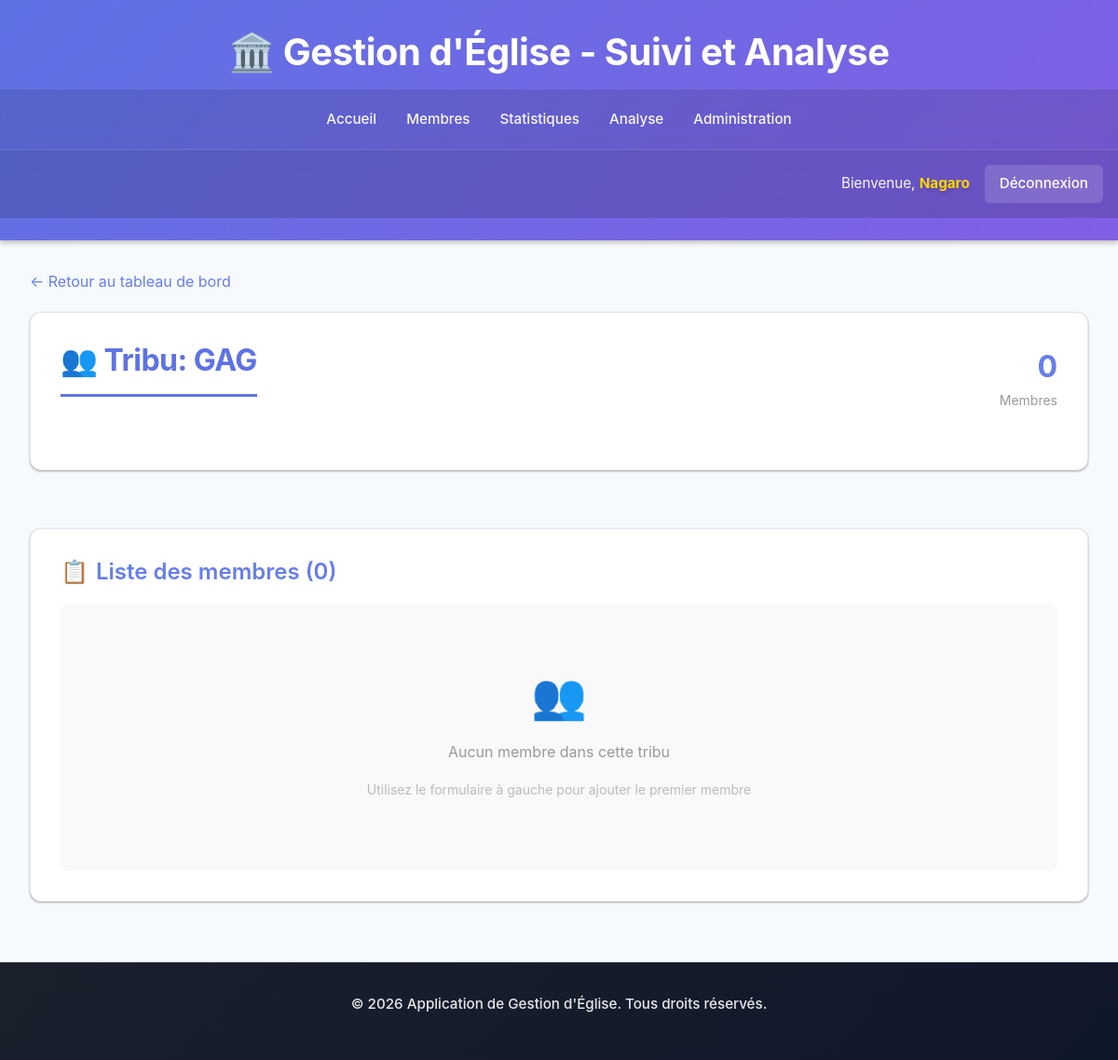
Before: /tribu/6/membres/ (signed in) with the older database file.
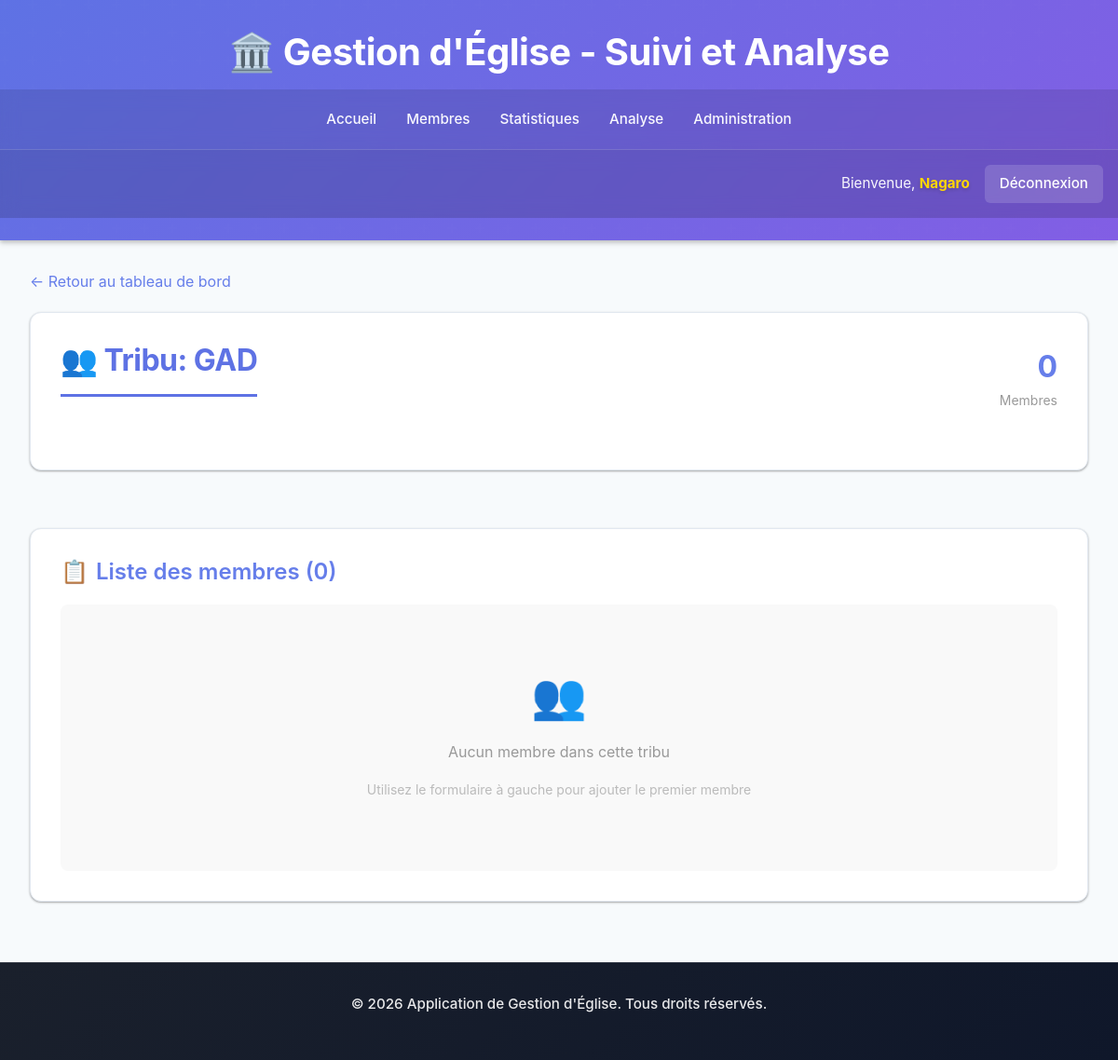
After: the same page with the newer database file.
### eglise/models.py (models this page shows, shortened)
class Tribu(models.Model):
    nom = models.CharField(max_length=100, unique=True)
    description = models.TextField(blank=True, null=True)
    date_creation = models.DateTimeField(auto_now_add=True)
    class Meta:
        verbose_name_plural = "Tribus"
        ordering = ['nom']

### eglise/views.py (the view, shortened to what this page needs)
# urls.py: path('tribu/<int:tribu_id>/membres/', views.TribuMembreListView.as_view(), name='tribu_membres'),
class TribuMembreListView(ProtectedDataAccessMixin, TemplateView):
    template_name = 'eglise/tribu_membres.html'
    def get(self, request, tribu_id):
        try:
            tribu = Tribu.objects.get(id=tribu_id)
        except Tribu.DoesNotExist:
            return redirect('eglise:dashboard')
        user = request.user
        if not user.is_superuser:
            try:
                if user.profile.role == 'patriarche' and user.profile.tribu_id != tribu_id:
                    return redirect('eglise:dashboard')
            except:
                return redirect('eglise:dashboard')
        membres = Membre.objects.filter(tribu=tribu).order_by('nom', 'prenom')
        context = {
            'tribu': tribu,
            'membres': membres,
            'form': MembreForm(),
        }
        return render(request, self.template_name, context)

### eglise/mixins.py (called while the page is built, shortened)
    def dispatch(self, request, *args, **kwargs):
        if not request.user.is_authenticated:
            return redirect('eglise:login')
        if request.user.is_superuser:
            return super().dispatch(request, *args, **kwargs)

### eglise/templates/eglise/tribu_membres.html (shortened to what this page needs)
{% extends 'eglise/base.html' %}
{% block content %}
<div style="margin-bottom: 20px;">
    <a href="{% url 'eglise:dashboard' %}" style="color: #667eea; text-decoration: none;">← Retour au tableau de bord</a>
</div>
<div class="card">
    <div style="display: flex; justify-content: space-between; align-items: center; margin-bottom: 30px;">
        <div>
            <h2 style="margin: 0;">👥 Tribu: {{ tribu.nom }}</h2>
        </div>
        <div style="text-align: right;">
            <div style="font-size: 32px; font-weight: bold; color: #667eea;">{{ membres.count }}</div>
            <div style="color: #999; font-size: 14px;">Membres</div>
        </div>
    </div>
</div>
<div class="card">
    <h3 style="color: #667eea; margin-bottom: 20px; display: flex; align-items: center; gap: 8px;">
        <span style="font-size: 24px;">📋</span> Liste des membres ({{ membres.count }})
    </h3>
    {% if membres %}
    <div style="overflow-x: auto;">
        <table style="width: 100%; border-collapse: collapse;">
            <thead>
                <tr style="background-color: #667eea; color: white;">
                    <th style="padding: 12px; text-align: left;">Nom & Prénom</th>
                    <th style="padding: 12px; text-align: left;">Téléphone</th>
                    <th style="padding: 12px; text-align: left;">Genre</th>
                    <th style="padding: 12px; text-align: left;">Statut</th>
                </tr>
            </thead>
            <tbody>
                {% for membre in membres %}
                <tr style="border-bottom: 1px solid #ddd;">
                    <td style="padding: 12px;"><strong>{{ membre.nom_complet }}</strong></td>
                    <td style="padding: 12px; color: #666;">{{ membre.telephone|default:"—" }}</td>
                    <td style="padding: 12px;">
                        {% if membre.genre == 'M' %}👨 Masculin
                        {% elif membre.genre == 'F' %}👩 Féminin
                        {% else %}—{% endif %}
                    </td>
                    <td style="padding: 12px;">
                        <span style="padding: 4px 12px; border-radius: 20px; font-size: 12px; font-weight: bold;
                            {% if membre.statut == 'actif' %}background-color: #4caf50; color: white;
                            {% elif membre.statut == 'nouveau' %}background-color: #2196f3; color: white;
                            {% elif membre.statut == 'inactif' %}background-color: #ff9800; color: white;
                            {% elif membre.statut == 'sorti' %}background-color: #f44336; color: white;{% endif %}">
                            {{ membre.get_statut_display }}
                        </span>
                    </td>
                </tr>
                {% endfor %}
            </tbody>
        </table>
    </div>
    {% else %}
    <div style="text-align: center; padding: 60px 20px; background: #f9f9f9; border-radius: 8px;">
        <div style="font-size: 48px; margin-bottom: 10px;">👥</div>
        <p style="font-size: 16px; color: #999;">Aucun membre dans cette tribu</p>
        <p style="font-size: 14px; color: #bbb; margin-top: 10px;">Utilisez le formulaire à gauche pour ajouter le premier membre</p>
    </div>
    {% endif %}
</div>
{% endblock %}

Changed rows visible on the page:
changed Tribu: nom "GAG" → "GAD"
